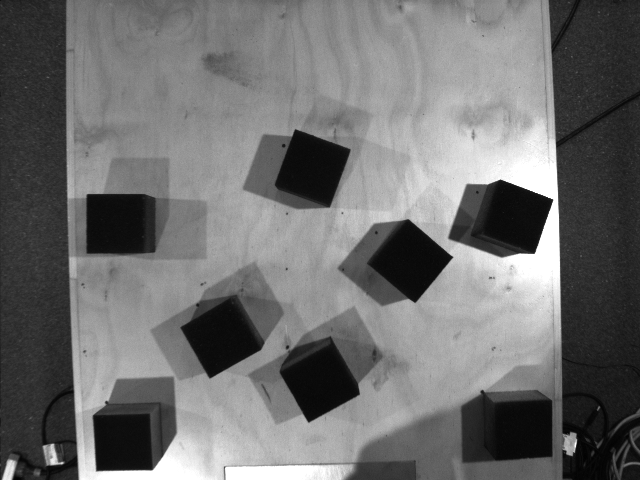
%> input picture Assignment_2_Supplementary/Question6/Example_KnownBlocks2.png, 640 x 480 px
$ octave Assignment2_Q6_2.m   (GNU Octave 9; MATLAB toolbox functions it lacks are replaced by stand-ins)
%> lines starting %> are read from the running program, lines starting %| are printed output that depends on the picture; in (x1, y1, x2, y2) boxes, pixels count from 0 and x2, y2 are one past the last pixel; in counts of white or black regions, pixels touching at a corner belong together; the program's own positions count from 1
%Assignment 2 Question 6

clear all;
clc;
clf;
a_vals = [];
b_vals = [];
start = 1;

% BlockImage = imread('ThreeFiducialsOnly.png');
%BlockImage = imread('Example_UnknownBlocks1.png');
BlockImage = imread('Example_KnownBlocks2.png');
%> BlockImage is the input picture: size 480x640 uint8; min 2, max 255, mean 110.9

imshow(BlockImage);


BW=im2bw(BlockImage,0.1);
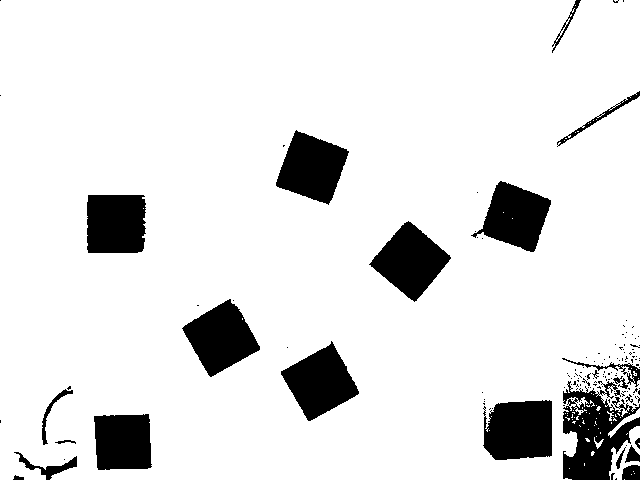
%> BW: size 480x640 logical; 89% white; 141 black regions (118 under 20 px), largest, box (x1, y1, x2, y2) and area: (563, 381, 640, 480) 4325, (483, 400, 552, 460) 3631, (369, 221, 451, 302) 3479
imshow(BW);


BW2 = imcomplement(BW);
imshow(BW2);


BWCC = bwconncomp(BW2);
%> BWCC = 141 connected components
stats = regionprops(BWCC,'centroid','area');
%> stats = 141 regions; largest, Area and Centroid: 4325 [595.2 434.6], 3631 [520.1 430.9], 3479 [411.2 261.7], 3414 [320.9 383], 3413 [221.7 338.5]

idx = find([stats.Area] > 2500 & [stats.Area] < 4000);
%> idx = [10 11 12 15 16 19 20 27]
BW2 = ismember(labelmatrix(BWCC), idx);
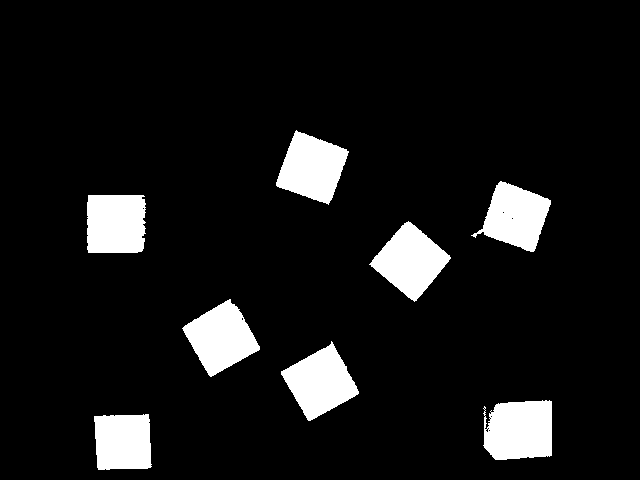
%> BW2: size 480x640 logical; 8.7% white; 8 white regions, largest, box (x1, y1, x2, y2) and area: (483, 400, 552, 460) 3631, (369, 221, 451, 302) 3479, (281, 341, 359, 421) 3414
imshow(BW2);

% [stats.Centroid] > 100
BWCC = bwconncomp(BW2);
%> BWCC = 8 connected components
stats = regionprops(BWCC,'centroid','area','Orientation','MajorAxisLength');
%> stats = 8 regions; Area, Centroid, MajorAxisLength and Orientation: 3631 [520.1 430.9] 75.94 15.09, 3479 [411.2 261.7] 68.31 -36.47, 3414 [320.9 383] 68.73 28.02, 3413 [221.7 338.5] 67.56 7.85, 3398 [312.7 168.3] 67.59 60.5, 3308 [116.4 224.4] 66.86 59.37, 3223 [516.3 217.2] 66.49 -16.8, 2954 [123.6 442.6] 63.69 -30.4

Edge = edge(BW2);
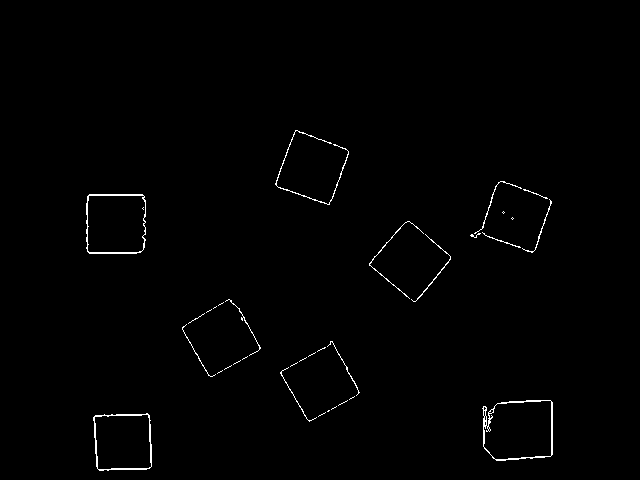
%> Edge: size 480x640 logical; 0.81% white in thin lines or dots, all inside (x1, y1, x2, y2) = (86, 130, 553, 471)
imshow(Edge);


centroids = cat(1, stats.Centroid);
%> centroids = [116.4 224.4; 123.6 442.6; 221.7 338.5; 312.7 168.3; 320.9 383; 411.2 261.7; 516.3 217.2; 520.1 430.9]
hold on
plot(centroids(:,1),centroids(:,2), 'b*')

centSize = size(centroids);
%> centSize = [8 2]
j=1;
k=1;
for i =1: centSize(1)
    if (centroids(i,1)>150 && centroids(i,1)<550 && centroids(i,2)<400)
        centroids2(j,1) = centroids(i,1);
        centroids2(j,2) = centroids(i,2);
        j=j+1;
    else
        fiducials(k,1) = centroids(i,1);
        fiducials(k,2) = centroids(i,2);
        k=k+1;
    end
end
%> this loop made 8 passes
%> after the loop, centroids2 = [221.7 338.5; 312.7 168.3; 320.9 383; 411.2 261.7; 516.3 217.2]; fiducials = [116.4 224.4; 123.6 442.6; 520.1 430.9]

imshow(Edge);
hold on;

plot(centroids2(:,1),centroids2(:,2), 'rx')

round = round(centroids2);
%> round = [222 338; 313 168; 321 383; 411 262; 516 217]


sidelength=28;
for i = 1:length(round)

row = round(i,1);
col = round(i,2);

    while 1
        row = row - 1;
        if (Edge(col,row)==1)
            break;
        end
        hold on;
        plot(row,col,'bx');
    end

    length2 = round(i,1)-row;

    row = round(i,1);
    col = round(i,2);
    while 1
        row = row + 1;
        if (Edge(col,row)==1)
            break;
        end
        hold on;
        plot(row,col,'gx');
    end
    length1 = row - round(i,1);

length = (length1+length2)/2;

angle(i) = acosd(sidelength/length);

end
%> this loop made 5 passes
%> (length2, length1, length) on passes 1 to 5: (34, 33, 33.5), (31, 30, 30.5), (34, 34, 34), (39, 38, 38.5), (29, 31, 30)
%> after the loop, angle = [33.3 23.36 34.56 43.34 21.04]
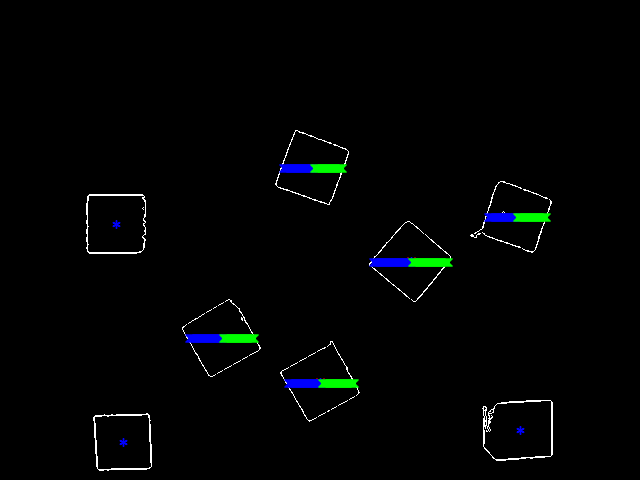
%> figure redrawn from the program's plot data

[px_rows, px_cols]=size(BW);
%> px_rows = 480; px_cols = 640

F1 = [-270, 523];
F2 = [-270, 220]; %The one in the bottom left corner
F3 = [270, 220];

alpha = tan((fiducials(1,1)-fiducials(2,1))/(fiducials(1,2)-fiducials(2,2)));
%> alpha = 0.0332

fiducials_y_trans = -fiducials(:,2);
%> fiducials_y_trans = [-224.4; -442.6; -430.9]
fiducials_new = [fiducials(:,1),fiducials_y_trans];
%> fiducials_new = [116.4 -224.4; 123.6 -442.6; 520.1 -430.9]
fiducials_rotated = ([cos(alpha), sin(alpha); -sin(alpha), cos(alpha)]*fiducials_new')';
%> fiducials_rotated = [108.9 -228.1; 108.8 -446.4; 505.5 -448]

known_cubes_px = [fiducials_rotated, [0; 0; 0]];
%> known_cubes_px = [108.9 -228.1 0; 108.8 -446.4 0; 505.5 -448 0]
known_cubes_mm = [[F1;F2;F3], [0; 0; 0]];
%centroids_rotated =
unknown_cubes_px = [centroids2, angle'];
%> unknown_cubes_px = [221.7 338.5 33.3; 312.7 168.3 23.36; 320.9 383 34.56; 411.2 261.7 43.34; 516.3 217.2 21.04]

blockWidth = 80;
mmDist = sqrt((known_cubes_mm(1,1)-(known_cubes_mm(2,1)))^2+(known_cubes_mm(1,2)-known_cubes_mm(2,2))^2);
pxDist = sqrt((known_cubes_px(1,1)-(known_cubes_px(2,1)))^2+(known_cubes_px(1,2)-known_cubes_px(2,2))^2);
%> pxDist = 218.3

% blockWidth_px = 253-196+1;
% px2mm = blockWidth/blockWidth_px;

px2mm = mmDist/pxDist;
%> px2mm = 1.39

x_offset=known_cubes_px(1,1)-(known_cubes_mm(1,1))/px2mm;
%> x_offset = 303.4
y_offset=known_cubes_px(1,2)-(known_cubes_mm(1,2))/px2mm;
%> y_offset = -604.9

% e.g. take the pixel x(column) value and minus the offset and multiply
% this by the scale to get the the real location
% x_real = (px_x-x_offset)*px2mm;

x_real=(known_cubes_px(2,1)-x_offset)*px2mm;
%> x_real = -270
y_real=(-y_offset+known_cubes_px(2,2))*px2mm;
%> y_real = 220

fiducials_mm_x = (known_cubes_px(:,1) - x_offset)*px2mm;
%> fiducials_mm_x = [-270; -270; 280.6]
fiducials_mm_y = (known_cubes_px(:,2) - y_offset)*px2mm;
%> fiducials_mm_y = [523; 220; 217.9]
fiducials_mm = [fiducials_mm_x, fiducials_mm_y, [0;0;0]]
%> fiducials_mm = [-270 523 0; -270 220 0; 280.6 217.9 0]

unknown_cubes_mm_x = (unknown_cubes_px(:,1) - x_offset)*px2mm;
%> unknown_cubes_mm_x = [-113.4; 12.98; 24.35; 149.6; 295.5]
unknown_cubes_mm_y = (unknown_cubes_px(:,2) - y_offset)*px2mm;
%> unknown_cubes_mm_y = [1309.4; 1073.2; 1371.1; 1202.7; 1141]
unknown_cubes_mm = [unknown_cubes_mm_x, unknown_cubes_mm_y, unknown_cubes_px(:,3)]
%> unknown_cubes_mm = [-113.4 1309.4 33.3; 12.98 1073.2 23.36; 24.35 1371.1 34.56; 149.6 1202.7 43.34; 295.5 1141 21.04]

$ run again, with Assignment_2_Supplementary/Question6/Example_UnknownBlocks1.png copied over Assignment_2_Supplementary/Question6/Example_KnownBlocks2.png
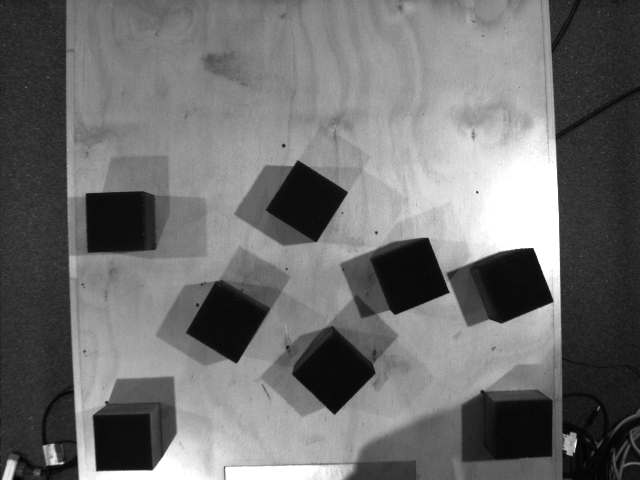
%> input picture Assignment_2_Supplementary/Question6/Example_UnknownBlocks1.png, 640 x 480 px
%> BlockImage is the input picture: size 480x640 uint8; min 2, max 255, mean 110.3
%> `BW=im2bw(BlockImage,0.1);`:
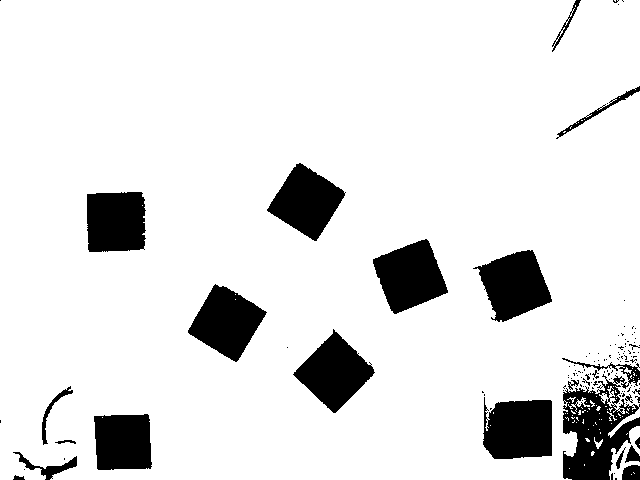
%> BW: size 480x640 logical; 88.8% white; 128 black regions (106 under 20 px), largest, box (x1, y1, x2, y2) and area: (562, 358, 640, 480) 4889, (483, 397, 552, 459) 3677, (373, 239, 448, 314) 3539
%> `BWCC = bwconncomp(BW2);`: BWCC = 128 connected components
%> `stats = regionprops(BWCC,'centroid','area');`: stats = 128 regions; largest, Area and Centroid: 4889 [597.4 428.4], 3677 [519.8 430.1], 3539 [410.6 276.8], 3482 [335.1 373.1], 3461 [515.2 285.5]
%> idx = [9 10 11 12 14 15 16 18]
%> `BWCC = bwconncomp(BW2);`: BWCC = 8 connected components
%> `stats = regionprops(BWCC,'centroid','area','Orientation','MajorAxisLen..`: stats = 8 regions; Area, Centroid, MajorAxisLength and Orientation: 3677 [519.8 430.1] 76.38 11.62, 3539 [410.6 276.8] 69.23 30.02, 3482 [335.1 373.1] 69.38 42.4, 3461 [515.2 285.5] 68.4 -51.69, 3453 [227.4 322.9] 67.91 59.69, 3384 [307.2 202.2] 67.2 -36.49, 3313 [116.4 222.4] 67.09 67.6, 2958 [123.6 442.7] 63.7 -29.98
%> Edge: size 480x640 logical; 0.82% white in thin lines or dots, all inside (x1, y1, x2, y2) = (86, 163, 553, 471)
%> centroids = [116.4 222.4; 123.6 442.7; 227.4 322.9; 307.2 202.2; 335.1 373.1; 410.6 276.8; 515.2 285.5; 519.8 430.1]
%> centSize = [8 2]
%> the loop `for i =1: centSize(1)` made 8 passes
%> after the loop `for i =1: centSize(1)`: centroids2 = [227.4 322.9; 307.2 202.2; 335.1 373.1; 410.6 276.8; 515.2 285.5]; fiducials = [116.4 222.4; 123.6 442.7; 519.8 430.1]
%> round = [227 323; 307 202; 335 373; 411 277; 515 286]
%> the loop `for i = 1:length(round)` made 5 passes
%> (length2, length1, length) on passes 1 to 5: (34, 34, 34), (34, 35, 34.5), (40, 40, 40), (33, 32, 32.5), (30, 32, 31)
%> after the loop `for i = 1:length(round)`: angle = [34.56 35.75 45.57 30.51 25.41]
%> after the loop `for i = 1:length(round)`:
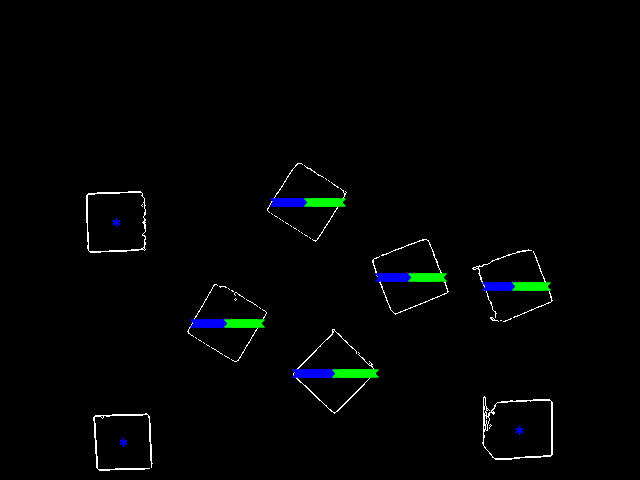
%> figure redrawn from the program's plot data
%> alpha = 0.0328
%> fiducials_y_trans = [-222.4; -442.7; -430.1]
%> fiducials_new = [116.4 -222.4; 123.6 -442.7; 519.8 -430.1]
%> fiducials_rotated = [109 -226.1; 109 -446.5; 505.4 -446.9]
%> known_cubes_px = [109 -226.1 0; 109 -446.5 0; 505.4 -446.9 0]
%> unknown_cubes_px = [227.4 322.9 34.56; 307.2 202.2 35.75; 335.1 373.1 45.57; 410.6 276.8 30.51; 515.2 285.5 25.41]
%> pxDist = 220.4
%> px2mm = 1.37
%> x_offset = 305.5
%> y_offset = -606.5
%> x_real = -270
%> y_real = 220
%> fiducials_mm_x = [-270; -270; 274.9]
%> fiducials_mm_y = [523; 220; 219.4]
%> fiducials_mm = [-270 523 0; -270 220 0; 274.9 219.4 0]
%> unknown_cubes_mm_x = [-107.3; 2.42; 40.75; 144.5; 288.3]
%> unknown_cubes_mm_y = [1277.6; 1111.7; 1346.6; 1214.3; 1226.3]
%> unknown_cubes_mm = [-107.3 1277.6 34.56; 2.42 1111.7 35.75; 40.75 1346.6 45.57; 144.5 1214.3 30.51; 288.3 1226.3 25.41]
